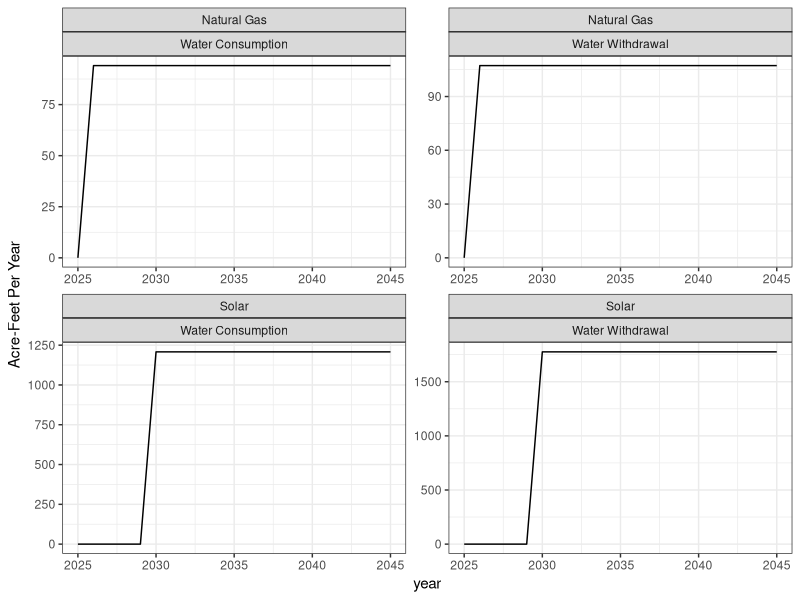
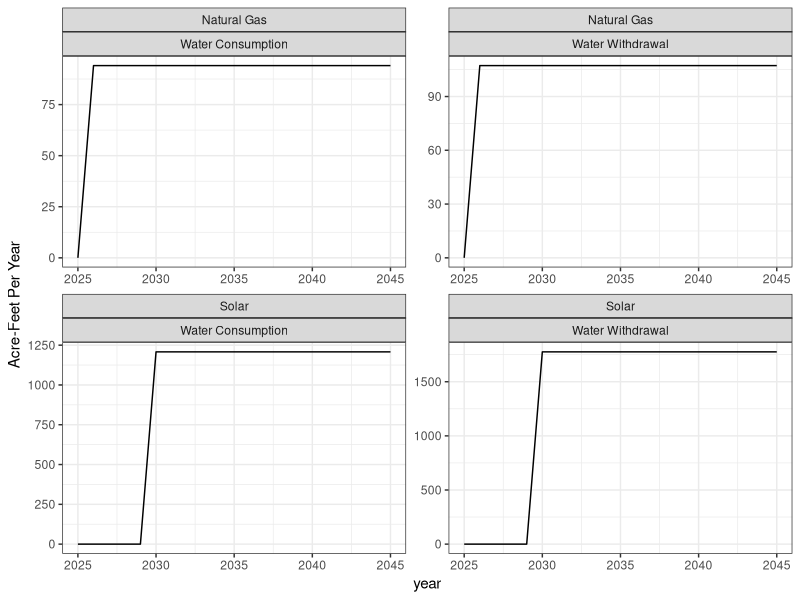

Write the R code that produced these figures, in order. (Note: this script raises an error after producing the figures.)
library(tidyverse)
library(readxl)

#Functions ---------------------------------------------------------------

feedstock_use <- function(buildout, commodities, feedstock, f2c_data){
  # buildout: User Input
  # commodities: User Input
  # feedstock: User Input
  # f2c_data: Coefficients from Excel Sheet for specific commodity
  
  feedstock_use <- buildout %>% 
    filter(Commodity %in% commodities,
           Feedstock %in% feedstock) %>% 
    pivot_longer(`2025`:`2045`, 
                 names_to = "year", 
                 values_to = "Installation") %>%
    mutate(year = as.integer(year)) %>% 
    left_join(f2c_data, 
              by = c("Feedstock", "Commodity"),
              relationship = "many-to-many")
  
  return(feedstock_use)
  
}

feedstock_plot <- function(feedstock_use_instance){
  # feedstock_use_instance: Output from feedstock_use
  
  units <- feedstock_use_instance %>% 
    select(`Variable Unit`) %>% distinct
  
  feedstock_use_instance %>% 
    filter(!is.na(Installation)) %>% 
    ggplot(aes(x = year, y = `Conversion Value`)) +
    geom_line() +
    ylab(str_to_title(units$`Variable Unit`)) +
    theme_bw()  
  
}

# Base Buildouts ----------------------------------------------------------

commodity__use <- read_csv("data/commodity_to_use.csv")
feedstock_commodity <- read_csv("data/feedstock_to_commodity.csv")

# Reference Commodities/Feedstocks ----------------------------------------

water_ref_commodities <- c("Hydrogen")
water_ref_feedstock <- c("Natural Gas", "Solar")
  
land_ref_commodities <- c("Electricity", "Hydrogen")
land_ref_feedstock <- c("Solar", "Wind")

jobs_ref_commodities <- c("Electricity", "Hydrogen")
jobs_ref_feedstock <- c("Solar", "Wind")


# Use Coefficients --------------------------------------------------------

coef_sheets <- readxl::excel_sheets("SJV Variable Architecture.xlsx")
f2c_sheets  <- grepl("F2C", coef_sheets)
coef_sheets <- coef_sheets[f2c_sheets]

f2c_data <- lapply(coef_sheets, function(x) 
  read_excel("SJV Variable Architecture.xlsx", sheet = x) %>% 
    select(Feedstock:Value))

names(f2c_data) <- coef_sheets

water_use_coef <- f2c_data$`F2C Water` %>% 
  filter(Commodity %in% water_ref_commodities)

land_use_coef <- f2c_data$`F2C Land` %>% 
  filter(Commodity %in% land_ref_commodities,
         Feedstock %in% land_ref_feedstock)

jobs_use_coef <- f2c_data$`F2C Jobs` %>% 
  filter(Commodity %in% jobs_ref_commodities,
         Feedstock %in% jobs_ref_feedstock)

# Water Use ---------------------------------------------------------------
# Just Hydrogen for now
# Metrics: consumption + withdrawal
# Unit: Acre-ft/year per feedstock & commodity

water_use <- feedstock_use(feedstock_commodity, water_ref_commodities, 
                           water_ref_feedstock, water_use_coef) %>% 
  arrange(`Variable Subcategory`, Feedstock, Commodity, year) %>% 
  mutate(`Conversion Value` = Installation * Value) 

# Plot

feedstock_plot(water_use) +
    facet_wrap( ~ Feedstock + `Variable Subcategory`, scales = "free")

ggsave("plots/water.png")

# Test Output 

water_use %>% write_csv("output/water_use_base.csv")

# Land Use ----------------------------------------------------------------
# Metrics: Land Impacted + Land Consumed
# Unit: Acres/year per feedstock & commodity

land_use <- feedstock_use(feedstock_commodity, land_ref_commodities, 
                          land_ref_feedstock, land_use_coef) %>% 
  arrange(`Uncertainty Range Category`, `Variable Subcategory`, Feedstock, Commodity, year) %>% 
  group_by(`Uncertainty Range Category`, `Variable Subcategory`, Feedstock, Commodity) %>% 
  mutate(diff = Installation - dplyr::lag(Installation),
         `Conversion Value` = case_when(diff > 0 ~ diff * Value,
                                        is.na(diff) ~ Installation * Value,  
                                        .default = 0)) %>% 
  ungroup()

# Plot

land_units <- land_use %>% select(`Variable Unit`) %>% distinct
land_use %>% 
  ggplot(aes(x = year, y = `Conversion Value`, color = `Uncertainty Range Category`)) +
  facet_wrap( ~ Feedstock + Commodity +`Variable Subcategory`, ncol = 2, scales = "free") +
  geom_line() +
  ylab(str_to_title(land_units$`Variable Unit`)) +
  theme_bw()

ggsave("plots/land.png")

# Test Output 

land_use %>% write_csv("output/land_use_base.csv")

# Job Calculation ---------------------------------------------------------
# Metrics:  Six metrics (4 by education and skill level, 1 for total, 2 for upper bound)
# Unit: Jobs by year per feedstock & commodity 

jobs_use <- feedstock_use(feedstock_commodity, jobs_ref_commodities, 
                         jobs_ref_feedstock, jobs_use_coef) %>% 
  arrange(Feedstock, Commodity, `Variable Subcategory`, year) %>% 
  group_by(Feedstock, Commodity, `Variable Subcategory`) %>% 
  mutate(diff = Installation - dplyr::lag(Installation),
         `Conversion Value` = case_when(diff > 0 ~ diff *  Value,
                                        is.na(diff) ~ Installation * Value,  
                                        .default = 0)) %>% 
  ungroup()

# Plot

feedstock_plot(jobs_use) +
  facet_wrap( ~ Feedstock + Commodity +`Variable Subcategory`, ncol = 4, scales = "free")

ggsave("plots/jobs.png")

# Test Output 

jobs_use %>% write_csv("output/jobs_use_base.csv")

# Avoided Emissions -------------------------------------------------------
# Figuring out the procedure with Hye-Min


